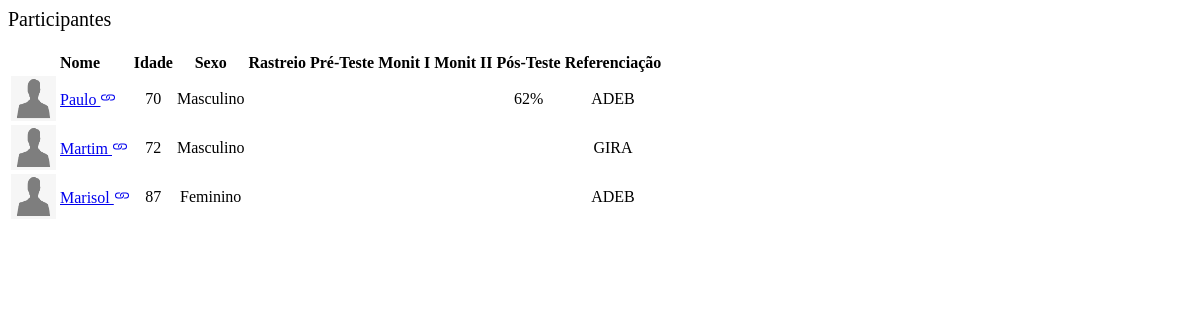
Before: /protocolo/participants (signed in) with the older database file.
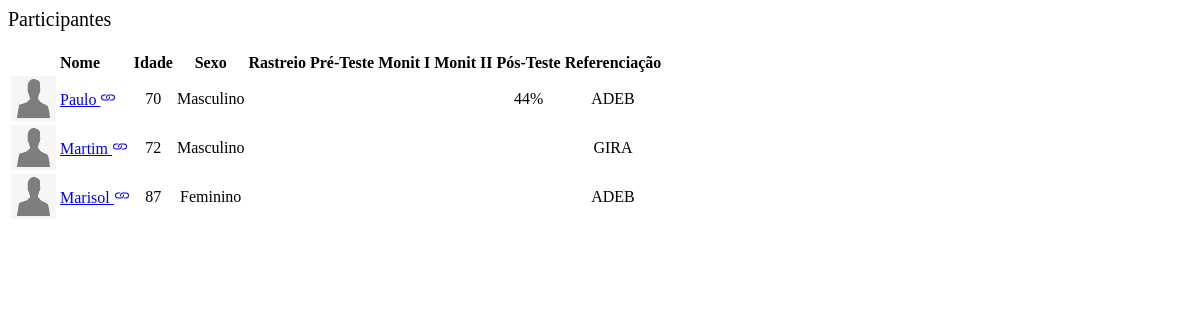
After: the same page with the newer database file.
### diario/models.py (models this page shows, shortened)
class Utilizador (models.Model):
    opSexo = (
        ("Feminino", "Feminino"),
        ("Masculino", "Masculino"),
        ("Outros", "Outros")
    )
    nome = models.CharField(max_length=100)
    sexo = models.CharField(max_length=20, choices=opSexo, default="", blank=False, null=False)
    idade = models.CharField(max_length=20, default="")
    email = models.EmailField(max_length=100, blank=True)
    nascimento = models.DateField(null=True)
    data_entrada = models.DateTimeField(auto_now_add=True, null=True)
    nacionalidade = models.CharField(max_length=20, default="")
    class Meta:
        abstract = True

class Participante(Utilizador):
    diagnosticos = models.ManyToManyField(Doenca, related_name='participantes')
    referenciacao = models.ForeignKey(Reference, on_delete= models.CASCADE)
    grupoCog = models.ForeignKey(GrupoCog, on_delete=models.CASCADE, null=True, blank=True, related_name='participantes')
    cuidadores = models.ManyToManyField(Cuidador, blank=True, related_name='participantes')
    avaliador = models.ForeignKey(settings.AUTH_USER_MODEL,on_delete=models.CASCADE, default=None, blank=True, null=True)

class Reference(models.Model):
    reference= models.CharField(max_length=20, default="")

### protocolo/models.py (models this page shows, shortened)
class Resolution(models.Model):
    patient = models.ForeignKey(Participante,
                                on_delete=models.CASCADE, default=None, blank=True, null=True)
    part = models.ForeignKey('Part', on_delete=models.CASCADE)
    date = models.DateTimeField(default=timezone.now)
    doctor = models.ForeignKey(settings.AUTH_USER_MODEL,
                                on_delete=models.CASCADE, default=None, blank=True, null=True)
    statistics = models.JSONField(blank=True, default=dict)

### protocolo/views.py (the view)
# urls.py: path('participants', views.participants_view, name="participants"),
@login_required(login_url='login')
def participants_view(request):
    doctor = request.user
    participants = Participante.objects.filter(avaliador=doctor)
    resolutions = Resolution.objects.filter(doctor=doctor)
    context = {'participants': participants,
               'resolutions': resolutions}
    return render(request, 'protocolo/participants.html', context)

### protocolo/templates/protocolo/participants.html (shortened to what this page needs)
{% load static %}
<div id="wrapper">
    <div class="d-flex flex-column" id="content-wrapper">
        <div id="content">
            <div class="container-fluid">
                <div class="card shadow">
                    <div class="card-header py-3">
                        <p class="text-primary m-0 fw-bold" style="font-size: 20px;">Participantes</p>
                    </div>
                    <div class="card-body">
                        <div class="table-responsive">
                            <table class="table">
                                <thead>
                                <tr>
                                    <th style="text-align: left;"></th>
                                    <th style="text-align: left;">Nome</th>
                                    <th style="text-align: center;">Idade</th>
                                    <th style="text-align: center;">Sexo</th>
                                    <th style="text-align: center;">Rastreio</th>
                                    <th style="text-align: center;">Pré-Teste</th>
                                    <th style="text-align: center;">Monit I</th>
                                    <th style="text-align: center;">Monit II</th>
                                    <th style="text-align: center;">Pós-Teste</th>
                                    <th style="text-align: center;">Referenciação</th>
                                </tr>
                                </thead>
                                <tbody>
                                {% for p in participants %}
                                    <tr>
                                        <td style="text-align: center">
                                            <img class="rounded-circle img-fluid d-xl-flex justify-content-center align-items-center align-content-center align-self-center justify-content-xl-center align-items-xl-center"
                                                 src="{% static 'protocolo/img/placeholder-avatar.png' %}" width="45px"
                                                 height="45px" style="margin-left: auto;margin-right: auto;display: block;">
                                        </td>
                                        <td><a href="#" class="jq-btn no-decor"
                                               data-href="{% url 'participant' p.id %}">
                                            {{ p.nome }}
                                        </a></td>
                                        <td style="text-align: center;">{{ p.idade }}</td>
                                        <td style="text-align: center;">{{ p.sexo }}</td>
                                        <td style="text-align: center;">
                                        </td>
                                        <td style="text-align: center;">
                                        </td>
                                        <td style="text-align: center;">
                                        </td>
                                        <td style="text-align: center;">
                                        </td>
                                        <td style="text-align: center;">
                                            {% for r in resolutions %}
                                                {% if r.doctor == request.user and r.patient == p and r.part.name == 'Pós-Teste' %}
                                                    {% if r.statistics.total_percentage == 100 %}
                                                        <i class="fa fa-check" style="color: var(--bs-blue);"></i>
                                                    {% elif r.statistics.total_percentage > 0 %}
                                                        {{ r.statistics.total_percentage }}%
                                                    {% endif %}
                                                {% endif %}
                                            {% endfor %}
                                        </td>
                                        <td style="text-align: center">{{ p.referenciacao.reference }}</td>
                                    </tr>
                                {% empty %}
                                    Não tem Participantes associados.
                                {% endfor %}
                                </tbody>
                                <tfoot>
                                <tr>
                                    <td><strong></strong></td>
                                    <td><strong></strong></td>
                                    <td><strong></strong></td>
                                    <td><strong></strong></td>
                                    <td><strong></strong></td>
                                    <td><strong></strong></td>
                                    <td><strong></strong></td>
                                    <td><strong></strong></td>
                                    <td><strong></strong></td>
                                    <td><strong></strong></td>
                                </tr>
                                </tfoot>
                            </table>
                        </div>
                    </div>
                </div>
            </div>
        </div>
    </div>

Changed rows visible on the page:
removed Resolution: statistics.total_percentage "62", shown under Participante "Paulo"
added Resolution: statistics.total_percentage "44", shown under Participante "Paulo"
